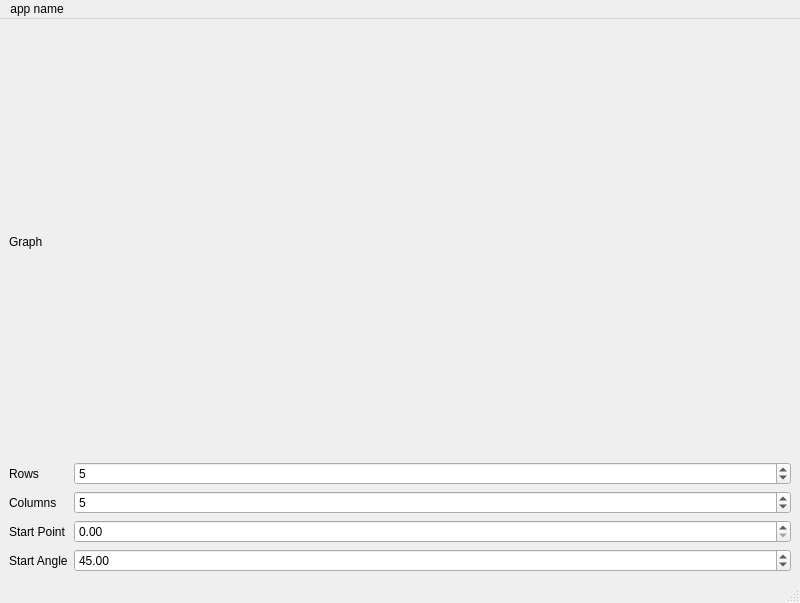
<?xml version="1.0" encoding="UTF-8"?>
<ui version="4.0">
 <class>MainWindow</class>
 <widget class="QMainWindow" name="MainWindow">
  <property name="geometry">
   <rect>
    <x>0</x>
    <y>0</y>
    <width>800</width>
    <height>603</height>
   </rect>
  </property>
  <property name="windowTitle">
   <string>MainWindow</string>
  </property>
  <widget class="QWidget" name="centralwidget">
   <layout class="QGridLayout" name="gridLayout" columnstretch="0,1">
    <item row="2" column="1">
     <widget class="QSpinBox" name="column_setter">
      <property name="minimum">
       <number>2</number>
      </property>
      <property name="maximum">
       <number>20</number>
      </property>
      <property name="value">
       <number>5</number>
      </property>
     </widget>
    </item>
    <item row="0" column="1">
     <widget class="GridWidget" name="graph" native="true">
      <property name="minimumSize">
       <size>
        <width>200</width>
        <height>200</height>
       </size>
      </property>
     </widget>
    </item>
    <item row="1" column="0">
     <widget class="QLabel" name="rows_label">
      <property name="text">
       <string>Rows</string>
      </property>
     </widget>
    </item>
    <item row="2" column="0">
     <widget class="QLabel" name="column_label">
      <property name="text">
       <string>Columns</string>
      </property>
     </widget>
    </item>
    <item row="4" column="1">
     <widget class="QDoubleSpinBox" name="doubleSpinBox_2">
      <property name="value">
       <double>45.000000000000000</double>
      </property>
     </widget>
    </item>
    <item row="1" column="1">
     <widget class="QSpinBox" name="rows_setter">
      <property name="minimum">
       <number>2</number>
      </property>
      <property name="maximum">
       <number>20</number>
      </property>
      <property name="value">
       <number>5</number>
      </property>
     </widget>
    </item>
    <item row="4" column="0">
     <widget class="QLabel" name="label_2">
      <property name="text">
       <string>Start Angle</string>
      </property>
     </widget>
    </item>
    <item row="3" column="1">
     <widget class="QDoubleSpinBox" name="doubleSpinBox">
      <property name="value">
       <double>0.000000000000000</double>
      </property>
     </widget>
    </item>
    <item row="3" column="0">
     <widget class="QLabel" name="label">
      <property name="text">
       <string>Start Point</string>
      </property>
     </widget>
    </item>
    <item row="0" column="0">
     <widget class="QLabel" name="graph_label">
      <property name="text">
       <string>Graph</string>
      </property>
     </widget>
    </item>
   </layout>
  </widget>
  <widget class="QMenuBar" name="menubar">
   <property name="geometry">
    <rect>
     <x>0</x>
     <y>0</y>
     <width>800</width>
     <height>24</height>
    </rect>
   </property>
   <widget class="QMenu" name="menuapp_name">
    <property name="title">
     <string>app name</string>
    </property>
   </widget>
   <addaction name="menuapp_name"/>
  </widget>
  <widget class="QStatusBar" name="statusbar"/>
 </widget>
 <customwidgets>
  <customwidget>
   <class>GridWidget</class>
   <extends>QWidget</extends>
   <header>gridwidget.h</header>
   <container>1</container>
  </customwidget>
 </customwidgets>
 <resources/>
 <connections/>
</ui>
